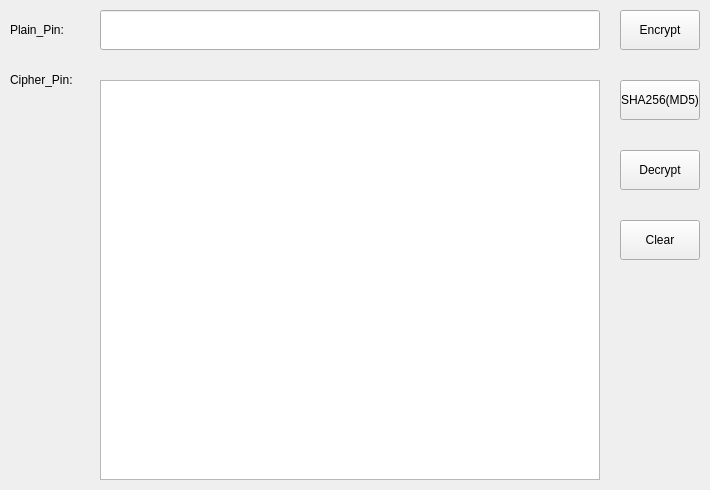
<?xml version="1.0" encoding="UTF-8"?>
<ui version="4.0">
 <class>MainWindow</class>
 <widget class="QMainWindow" name="MainWindow">
  <property name="geometry">
   <rect>
    <x>0</x>
    <y>0</y>
    <width>710</width>
    <height>490</height>
   </rect>
  </property>
  <property name="minimumSize">
   <size>
    <width>710</width>
    <height>490</height>
   </size>
  </property>
  <property name="maximumSize">
   <size>
    <width>710</width>
    <height>490</height>
   </size>
  </property>
  <property name="windowTitle">
   <string>MainWindow</string>
  </property>
  <widget class="QWidget" name="centralWidget">
   <layout class="QGridLayout" name="gridLayout">
    <property name="margin">
     <number>0</number>
    </property>
    <property name="spacing">
     <number>0</number>
    </property>
    <item row="0" column="0">
     <widget class="QWidget" name="widget" native="true">
      <property name="minimumSize">
       <size>
        <width>710</width>
        <height>490</height>
       </size>
      </property>
      <property name="maximumSize">
       <size>
        <width>710</width>
        <height>490</height>
       </size>
      </property>
      <widget class="QLabel" name="label_plain">
       <property name="geometry">
        <rect>
         <x>10</x>
         <y>10</y>
         <width>80</width>
         <height>40</height>
        </rect>
       </property>
       <property name="minimumSize">
        <size>
         <width>80</width>
         <height>40</height>
        </size>
       </property>
       <property name="maximumSize">
        <size>
         <width>80</width>
         <height>40</height>
        </size>
       </property>
       <property name="text">
        <string>Plain_Pin:</string>
       </property>
      </widget>
      <widget class="QLabel" name="label_cipher">
       <property name="geometry">
        <rect>
         <x>10</x>
         <y>60</y>
         <width>80</width>
         <height>40</height>
        </rect>
       </property>
       <property name="minimumSize">
        <size>
         <width>80</width>
         <height>40</height>
        </size>
       </property>
       <property name="maximumSize">
        <size>
         <width>80</width>
         <height>16777215</height>
        </size>
       </property>
       <property name="text">
        <string>Cipher_Pin:</string>
       </property>
      </widget>
      <widget class="QLineEdit" name="lineEdit_plain">
       <property name="geometry">
        <rect>
         <x>100</x>
         <y>10</y>
         <width>500</width>
         <height>40</height>
        </rect>
       </property>
      </widget>
      <widget class="QPlainTextEdit" name="plainTextEdit_cipher">
       <property name="geometry">
        <rect>
         <x>100</x>
         <y>80</y>
         <width>500</width>
         <height>400</height>
        </rect>
       </property>
      </widget>
      <widget class="QPushButton" name="pushButton_encrypt">
       <property name="geometry">
        <rect>
         <x>620</x>
         <y>10</y>
         <width>80</width>
         <height>40</height>
        </rect>
       </property>
       <property name="text">
        <string>Encrypt</string>
       </property>
      </widget>
      <widget class="QPushButton" name="pushButton_decrypt">
       <property name="geometry">
        <rect>
         <x>620</x>
         <y>150</y>
         <width>80</width>
         <height>40</height>
        </rect>
       </property>
       <property name="text">
        <string>Decrypt</string>
       </property>
      </widget>
      <widget class="QPushButton" name="pushButton_clear">
       <property name="geometry">
        <rect>
         <x>620</x>
         <y>220</y>
         <width>80</width>
         <height>40</height>
        </rect>
       </property>
       <property name="text">
        <string>Clear</string>
       </property>
      </widget>
      <widget class="QPushButton" name="pushButton_SHA256">
       <property name="geometry">
        <rect>
         <x>620</x>
         <y>80</y>
         <width>80</width>
         <height>40</height>
        </rect>
       </property>
       <property name="text">
        <string>SHA256(MD5)</string>
       </property>
      </widget>
     </widget>
    </item>
   </layout>
  </widget>
 </widget>
 <layoutdefault spacing="6" margin="11"/>
 <resources/>
 <connections/>
</ui>
